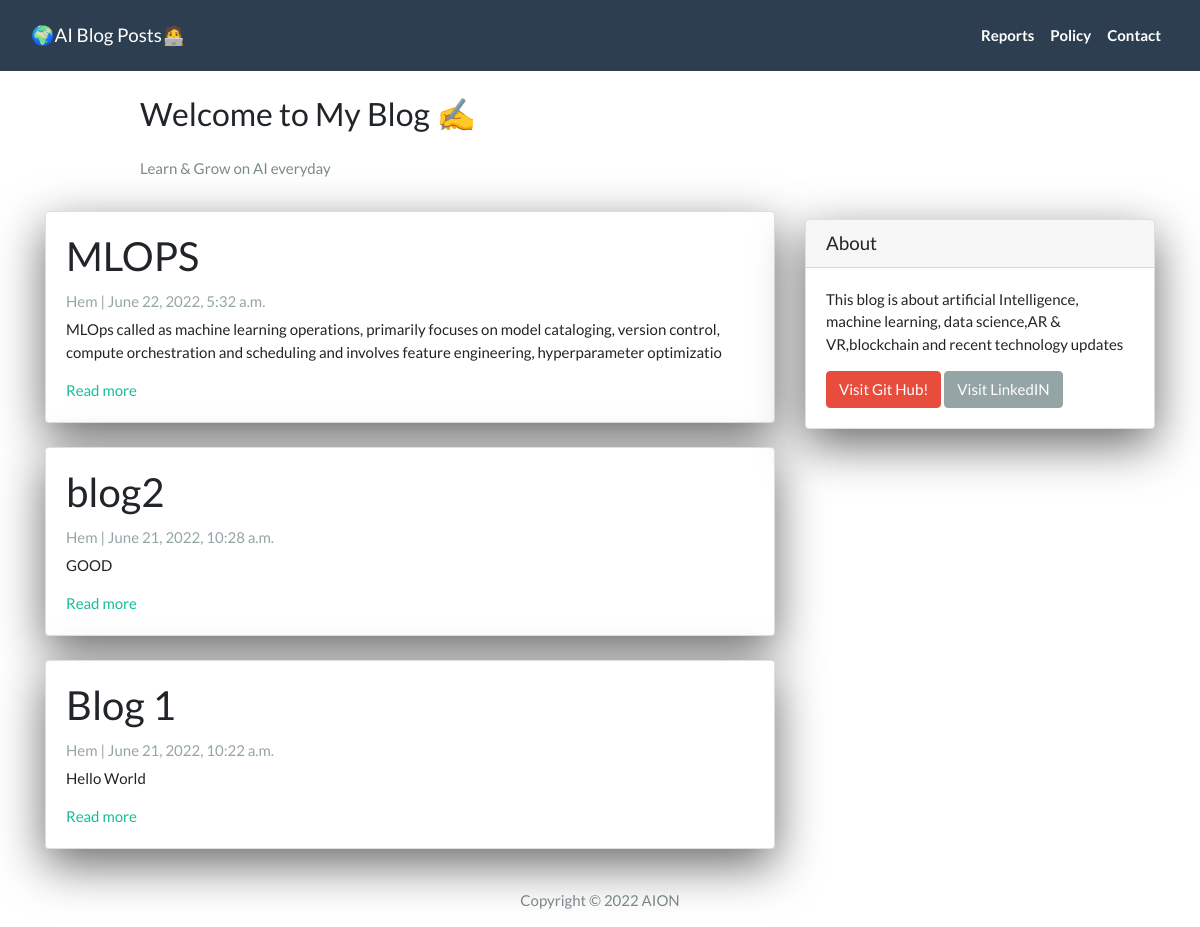
The page / on the database its author committed.
### App/models.py (models this page shows, shortened)
class Post(models.Model):
  title =  models.CharField(max_length=10000, unique=True)
  slug =   models.SlugField(max_length=10000, unique=True)
  author = models.ForeignKey(User, on_delete=models.CASCADE, related_name='blog_posts')
  created_on = models.DateTimeField(auto_now_add=True)
  updated_on = models.DateTimeField(auto_now=True)
  content = models.TextField()
  status = models.IntegerField(choices=STATUS, default=0)
  class Meta:
    ordering = ['-created_on']

### App/views.py (the view)
# urls.py: path('', views.PostList.as_view(), name="home"),
class PostList(generic.ListView):
  queryset = Post.objects.filter(status=1).order_by('-created_on')
  template_name = 'index.html'

### App/templates/index.html (shortened to what this page needs)
{% extends "base.html" %}
{% block content %}
<header class="masthead">
  <div class="container">
    <div class="row">
      <div class=" col-md-8 col-md-10 mx-auto">
        <div class="site-heading">
          <h3 class=" site-heading my-4 mt-3 text-black"> Welcome to My Blog ✍️ </h3>
          <p class="text-dark">Learn & Grow on AI everyday</p>
        </div>
      </div>
    </div>
  </div>
</header>
<div class="container">
  <div class="row">
    <div class="col-md-8 mt-3 left">
      {% for post in post_list %}
      <div class="card mb-4">
        <div class="card-body">
          <h2 class="card-title">{{ post.title }}</h2>
          <p class="card-text text-muted h6">{{ post.author }} | {{ post.created_on}} </p>
          <p class="card-text">{{post.content|slice:":200"}}</p>
          <a href="{% url 'post_detail' post.slug %}">Read more</a>
        </div>
      </div>
      {% endfor %}
    </div>
    {% block sidebar %}
    {% include 'sidebar.html' %}
    {% endblock sidebar %}
  </div>
</div>
{%endblock%}

### App/templates/base.html (shortened to what this page needs)
<!DOCTYPE html>
<html>
<head>
  <link rel="stylesheet" href="https://stackpath.bootstrapcdn.com/bootswatch/4.5.2/flatly/bootstrap.min.css">
</head>
<body>
  <nav class="navbar navbar-expand-lg navbar-dark bg-primary" id="mainNav">
    <div class="container-fluid">
      <a class="navbar-brand" href="{% url 'home' %}">🌍AI Blog Posts🧑‍💻</a>
      <div class="collapse navbar-collapse" id="navbarResponsive">
        <ul class="navbar-nav ml-auto">
          <li class="nav-item text-black">
            <a class="nav-link text-black font-weight-bold" href="#">Reports</a>
          </li>
          <li class="nav-item text-black">
            <a class="nav-link text-black font-weight-bold" href="#">Policy</a>
          </li>
          <li class="nav-item text-black">
            <a class="nav-link text-black font-weight-bold" href="#">Contact</a>
          </li>
        </ul>
      </div>
    </div>
  </nav>
  {% block content %}{% endblock content %}
  <footer class="py-3 bg-grey">
    <p class="m-0 text-dark text-center ">Copyright &copy; 2022 AION</p>
  </footer>
</body>
</html>

### App/templates/sidebar.html (shortened to what this page needs)
{% block sidebar %}
<div class="col-md-4 float-right ">
  <div class="card my-4">
    <h5 class="card-header">About</h5>
    <div class="card-body">
      <p class="card-text">This blog is about artificial Intelligence, machine learning, data science,AR & VR,blockchain and recent technology updates </p>
      <a href="https://github.com/Hem7513" class="btn btn-danger">Visit Git Hub!</a>
      <a href="https://twitter.com/HBG753" class="btn btn-secondary">Visit LinkedIN</a>
    </div>
  </div>
</div>
{% endblock sidebar %}

### App/templates/sidebar.html (style rules this page uses)
.card { box-shadow: 0 16px 48px #6a6a6b; }

### rows shown on the page
Post: title "MLOPS", author "Hem", created_on "June 22, 2022, 5:32 a.m.", content "MLOps called as machine learning operations, primarily focuses on model cataloging, version control, compute orchestration and scheduling and involves feature engineering, hyperparameter optimizatio"
Post: title "blog2", author "Hem", created_on "June 21, 2022, 10:28 a.m.", content "GOOD"
Post: title "Blog 1", author "Hem", created_on "June 21, 2022, 10:22 a.m.", content "Hello World"
